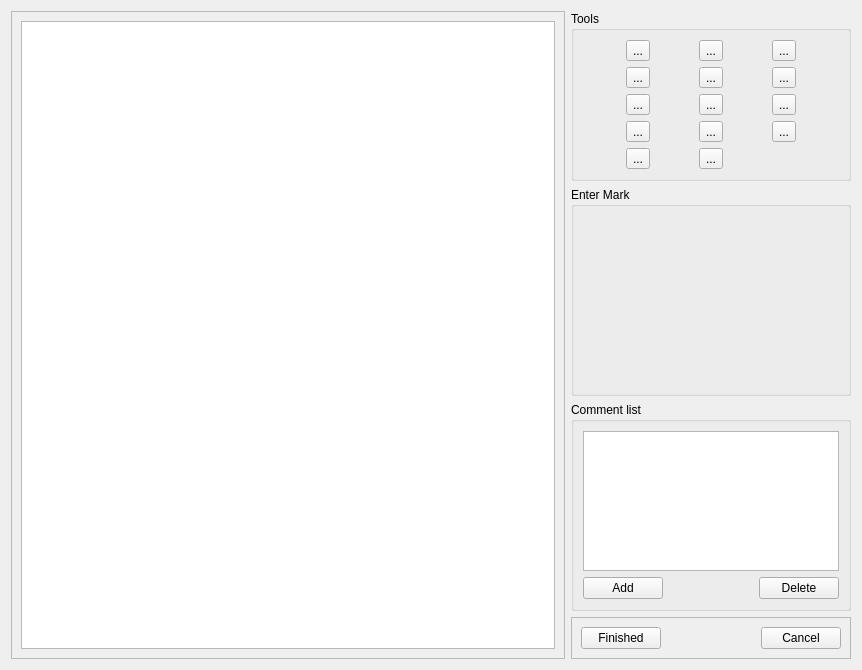
<?xml version="1.0" encoding="UTF-8"?>
<ui version="4.0">
 <class>Annotator</class>
 <widget class="QWidget" name="Annotator">
  <property name="geometry">
   <rect>
    <x>0</x>
    <y>0</y>
    <width>862</width>
    <height>670</height>
   </rect>
  </property>
  <property name="windowTitle">
   <string>Annotate Page</string>
  </property>
  <layout class="QGridLayout" name="gridLayout_5">
   <item row="3" column="1">
    <widget class="QFrame" name="frame_2">
     <property name="frameShape">
      <enum>QFrame::StyledPanel</enum>
     </property>
     <property name="frameShadow">
      <enum>QFrame::Raised</enum>
     </property>
     <layout class="QGridLayout" name="gridLayout_2">
      <item row="0" column="1">
       <spacer name="horizontalSpacer_2">
        <property name="orientation">
         <enum>Qt::Horizontal</enum>
        </property>
        <property name="sizeHint" stdset="0">
         <size>
          <width>40</width>
          <height>20</height>
         </size>
        </property>
       </spacer>
      </item>
      <item row="0" column="2">
       <widget class="QPushButton" name="pushButton_4">
        <property name="text">
         <string>Cancel</string>
        </property>
       </widget>
      </item>
      <item row="0" column="0">
       <widget class="QPushButton" name="pushButton_3">
        <property name="text">
         <string>Finished</string>
        </property>
       </widget>
      </item>
     </layout>
    </widget>
   </item>
   <item row="0" column="0" rowspan="4">
    <widget class="QFrame" name="frame">
     <property name="sizePolicy">
      <sizepolicy hsizetype="Preferred" vsizetype="Preferred">
       <horstretch>2</horstretch>
       <verstretch>0</verstretch>
      </sizepolicy>
     </property>
     <property name="frameShape">
      <enum>QFrame::StyledPanel</enum>
     </property>
     <property name="frameShadow">
      <enum>QFrame::Raised</enum>
     </property>
     <layout class="QGridLayout" name="gridLayout">
      <item row="0" column="0">
       <widget class="QGraphicsView" name="graphicsView">
        <property name="sizePolicy">
         <sizepolicy hsizetype="Expanding" vsizetype="Expanding">
          <horstretch>0</horstretch>
          <verstretch>0</verstretch>
         </sizepolicy>
        </property>
       </widget>
      </item>
     </layout>
    </widget>
   </item>
   <item row="1" column="1">
    <widget class="QGroupBox" name="groupBox_2">
     <property name="sizePolicy">
      <sizepolicy hsizetype="Preferred" vsizetype="Preferred">
       <horstretch>0</horstretch>
       <verstretch>1</verstretch>
      </sizepolicy>
     </property>
     <property name="title">
      <string>Enter Mark</string>
     </property>
     <layout class="QGridLayout" name="gridLayout_4">
      <item row="0" column="0">
       <widget class="QWidget" name="widget" native="true"/>
      </item>
     </layout>
    </widget>
   </item>
   <item row="2" column="1">
    <widget class="QGroupBox" name="groupBox_3">
     <property name="sizePolicy">
      <sizepolicy hsizetype="Preferred" vsizetype="Preferred">
       <horstretch>0</horstretch>
       <verstretch>1</verstretch>
      </sizepolicy>
     </property>
     <property name="title">
      <string>Comment list</string>
     </property>
     <layout class="QGridLayout" name="gridLayout_6">
      <item row="1" column="0">
       <widget class="QPushButton" name="pushButton">
        <property name="text">
         <string>Add</string>
        </property>
       </widget>
      </item>
      <item row="1" column="2">
       <widget class="QPushButton" name="pushButton_2">
        <property name="text">
         <string>Delete</string>
        </property>
       </widget>
      </item>
      <item row="0" column="0" colspan="3">
       <widget class="QListWidget" name="listWidget"/>
      </item>
      <item row="1" column="1">
       <spacer name="horizontalSpacer">
        <property name="orientation">
         <enum>Qt::Horizontal</enum>
        </property>
        <property name="sizeHint" stdset="0">
         <size>
          <width>40</width>
          <height>20</height>
         </size>
        </property>
       </spacer>
      </item>
     </layout>
    </widget>
   </item>
   <item row="0" column="1">
    <widget class="QGroupBox" name="groupBox">
     <property name="title">
      <string>Tools</string>
     </property>
     <layout class="QGridLayout" name="gridLayout_3">
      <item row="0" column="0">
       <widget class="QToolButton" name="toolButton">
        <property name="text">
         <string>...</string>
        </property>
       </widget>
      </item>
      <item row="0" column="1">
       <widget class="QToolButton" name="toolButton_2">
        <property name="text">
         <string>...</string>
        </property>
       </widget>
      </item>
      <item row="0" column="2">
       <widget class="QToolButton" name="toolButton_3">
        <property name="text">
         <string>...</string>
        </property>
       </widget>
      </item>
      <item row="1" column="0">
       <widget class="QToolButton" name="toolButton_4">
        <property name="text">
         <string>...</string>
        </property>
       </widget>
      </item>
      <item row="1" column="1">
       <widget class="QToolButton" name="toolButton_5">
        <property name="text">
         <string>...</string>
        </property>
       </widget>
      </item>
      <item row="1" column="2">
       <widget class="QToolButton" name="toolButton_6">
        <property name="text">
         <string>...</string>
        </property>
       </widget>
      </item>
      <item row="2" column="0">
       <widget class="QToolButton" name="toolButton_7">
        <property name="text">
         <string>...</string>
        </property>
       </widget>
      </item>
      <item row="2" column="1">
       <widget class="QToolButton" name="toolButton_8">
        <property name="text">
         <string>...</string>
        </property>
       </widget>
      </item>
      <item row="2" column="2">
       <widget class="QToolButton" name="toolButton_9">
        <property name="text">
         <string>...</string>
        </property>
       </widget>
      </item>
      <item row="3" column="0">
       <widget class="QToolButton" name="toolButton_10">
        <property name="text">
         <string>...</string>
        </property>
       </widget>
      </item>
      <item row="3" column="1">
       <widget class="QToolButton" name="toolButton_11">
        <property name="text">
         <string>...</string>
        </property>
       </widget>
      </item>
      <item row="3" column="2">
       <widget class="QToolButton" name="toolButton_12">
        <property name="text">
         <string>...</string>
        </property>
       </widget>
      </item>
      <item row="4" column="0">
       <widget class="QToolButton" name="toolButton_13">
        <property name="text">
         <string>...</string>
        </property>
       </widget>
      </item>
      <item row="4" column="1">
       <widget class="QToolButton" name="toolButton_14">
        <property name="text">
         <string>...</string>
        </property>
       </widget>
      </item>
     </layout>
    </widget>
   </item>
  </layout>
 </widget>
 <resources/>
 <connections/>
</ui>
